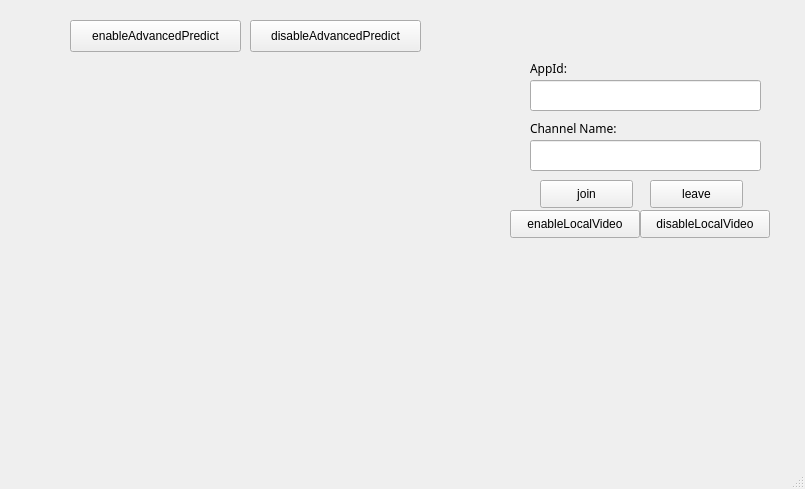
<?xml version="1.0" encoding="UTF-8"?>
<ui version="4.0">
 <class>MainWindow</class>
 <widget class="QMainWindow" name="MainWindow">
  <property name="geometry">
   <rect>
    <x>0</x>
    <y>0</y>
    <width>805</width>
    <height>489</height>
   </rect>
  </property>
  <property name="windowTitle">
   <string>MainWindow</string>
  </property>
  <widget class="QWidget" name="centralwidget">
   <widget class="QLabel" name="label">
    <property name="geometry">
     <rect>
      <x>530</x>
      <y>120</y>
      <width>111</width>
      <height>16</height>
     </rect>
    </property>
    <property name="font">
     <font>
      <family>微软雅黑 Light</family>
     </font>
    </property>
    <property name="text">
     <string>Channel Name:</string>
    </property>
   </widget>
   <widget class="QPushButton" name="joinButton">
    <property name="geometry">
     <rect>
      <x>540</x>
      <y>180</y>
      <width>93</width>
      <height>28</height>
     </rect>
    </property>
    <property name="text">
     <string>join</string>
    </property>
   </widget>
   <widget class="QPushButton" name="leaveButton">
    <property name="geometry">
     <rect>
      <x>650</x>
      <y>180</y>
      <width>93</width>
      <height>28</height>
     </rect>
    </property>
    <property name="text">
     <string>leave</string>
    </property>
   </widget>
   <widget class="QWidget" name="gridLayoutWidget">
    <property name="geometry">
     <rect>
      <x>520</x>
      <y>260</y>
      <width>251</width>
      <height>161</height>
     </rect>
    </property>
    <layout class="QGridLayout" name="gridLayout">
     <property name="horizontalSpacing">
      <number>7</number>
     </property>
    </layout>
   </widget>
   <widget class="QWidget" name="gridLayoutWidget_2">
    <property name="geometry">
     <rect>
      <x>20</x>
      <y>60</y>
      <width>471</width>
      <height>351</height>
     </rect>
    </property>
    <layout class="QGridLayout" name="gridLayout_2">
     <item row="0" column="0">
      <widget class="QLabel" name="img_label">
       <property name="enabled">
        <bool>true</bool>
       </property>
       <property name="autoFillBackground">
        <bool>false</bool>
       </property>
       <property name="text">
        <string/>
       </property>
      </widget>
     </item>
    </layout>
   </widget>
   <widget class="QPushButton" name="disableButton">
    <property name="geometry">
     <rect>
      <x>640</x>
      <y>210</y>
      <width>130</width>
      <height>28</height>
     </rect>
    </property>
    <property name="text">
     <string>disableLocalVideo</string>
    </property>
   </widget>
   <widget class="QPushButton" name="enableButton">
    <property name="geometry">
     <rect>
      <x>510</x>
      <y>210</y>
      <width>130</width>
      <height>28</height>
     </rect>
    </property>
    <property name="text">
     <string>enableLocalVideo</string>
    </property>
   </widget>
   <widget class="QLabel" name="label_2">
    <property name="geometry">
     <rect>
      <x>530</x>
      <y>60</y>
      <width>111</width>
      <height>16</height>
     </rect>
    </property>
    <property name="font">
     <font>
      <family>微软雅黑 Light</family>
     </font>
    </property>
    <property name="text">
     <string>AppId:</string>
    </property>
   </widget>
   <widget class="QPushButton" name="enable_ap_btn">
    <property name="geometry">
     <rect>
      <x>70</x>
      <y>20</y>
      <width>171</width>
      <height>32</height>
     </rect>
    </property>
    <property name="text">
     <string>enableAdvancedPredict</string>
    </property>
   </widget>
   <widget class="QPushButton" name="disable_ap_btn">
    <property name="geometry">
     <rect>
      <x>250</x>
      <y>20</y>
      <width>171</width>
      <height>32</height>
     </rect>
    </property>
    <property name="text">
     <string>disableAdvancedPredict</string>
    </property>
   </widget>
   <widget class="QLineEdit" name="appIdEdit">
    <property name="geometry">
     <rect>
      <x>530</x>
      <y>80</y>
      <width>231</width>
      <height>31</height>
     </rect>
    </property>
   </widget>
   <widget class="QLineEdit" name="channelEdit">
    <property name="geometry">
     <rect>
      <x>530</x>
      <y>140</y>
      <width>231</width>
      <height>31</height>
     </rect>
    </property>
   </widget>
  </widget>
  <widget class="QMenuBar" name="menubar">
   <property name="geometry">
    <rect>
     <x>0</x>
     <y>0</y>
     <width>805</width>
     <height>22</height>
    </rect>
   </property>
  </widget>
  <widget class="QStatusBar" name="statusbar"/>
 </widget>
 <resources/>
 <connections/>
</ui>
